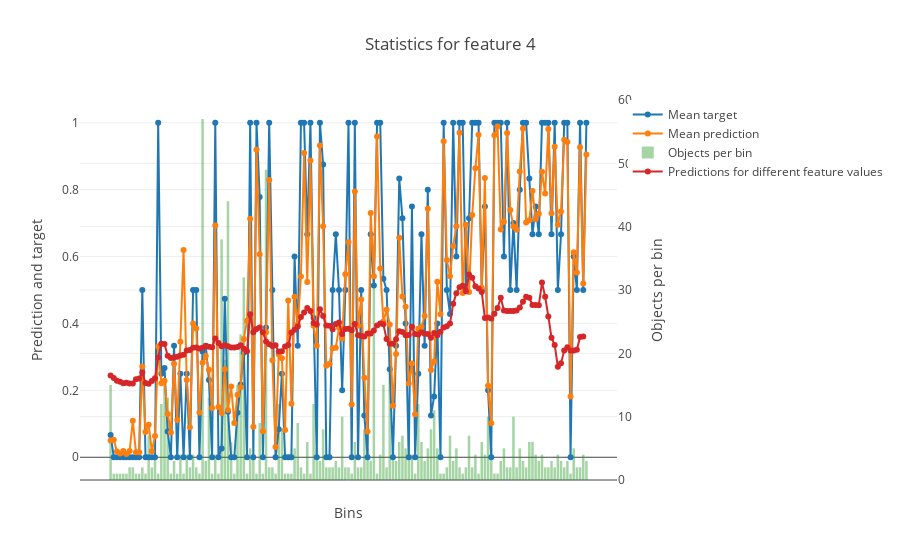

Source (notebook cell):
### Markdown cell above
#### Float feature

### Code cell
feature = 'Fare'
res = titanic_model.get_binarized_statistics(titanic_train, titanic_train_target, feature, plot=True, 
                                             thread_count=4)

### Figure 1 — Plotly figure (JSON) as saved in the notebook; plotly's stock layout.template omitted (floating-point values rounded to 4 significant figures; data arrays with more than 128 entries replaced by an {"elided": "..."} marker saying what was removed)
{"data": [{"mode": "lines+markers", "name": "Mean target", "type": "scatter", "uid": "5a6ed33d-c09f-49aa-b120-70b3e7650b39", "xaxis": "x", "y": {"elided": "151 float values"}, "yaxis": "y"}, {"mode": "lines+markers", "name": "Mean prediction", "type": "scatter", "uid": "9aae53c8-1dee-4705-9de7-8247d10d8687", "xaxis": "x", "y": {"elided": "151 float values"}, "yaxis": "y"}, {"marker": {"color": "rgba(30, 150, 30, 0.4)"}, "name": "Objects per bin", "type": "bar", "uid": "6b3efda0-c5be-4962-9165-e1ef3140d1c7", "width": 0.8, "xaxis": "x", "y": {"elided": "151 int values"}, "yaxis": "y2"}, {"mode": "lines+markers", "name": "Predictions for different feature values", "type": "scatter", "uid": "8fe0ff38-aeb9-4865-b91d-9fca7612b4fc", "xaxis": "x", "y": {"elided": "150 float values"}, "yaxis": "y"}], "layout": {"title": {"text": "Statistics for feature 4"}, "xaxis": {"showticklabels": false, "tickmode": "array", "ticktext": {"elided": "151 str values"}, "tickvals": {"elided": "151 int values"}, "title": {"text": "Bins"}}, "yaxis": {"overlaying": "y2", "side": "left", "title": {"text": "Prediction and target"}}, "yaxis2": {"position": 1, "side": "right", "title": {"text": "Objects per bin"}}}}
